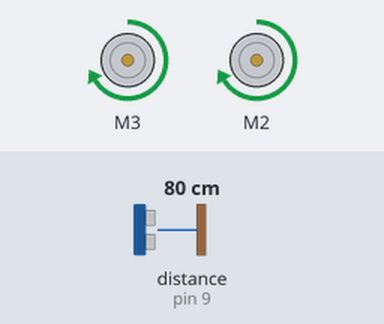
This sketch was run on a simulated Arduino Uno, built with avr-gcc and run on an emulated ATmega328P. On the bench: 2 × DC motor (green arrow = forward, orange = backward, longer = faster). Inputs (shaded band) come from the test bench; at power-on: distance to the obstacle (sensor on pin 9) 80 cm. The echo pulse lasts 58.3 µs per cm.

Above: at 4.2 s.
4.3 s: distance to the obstacle (sensor on pin 9) set to 45 cm
5.8 s: distance to the obstacle (sensor on pin 9) set to 36 cm
At 7.1 s:
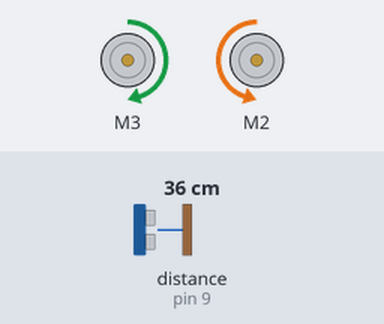
8.8 s: distance to the obstacle (sensor on pin 9) set to 60 cm
11.3 s: distance to the obstacle (sensor on pin 9) set to 2 cm
At 13.3 s:
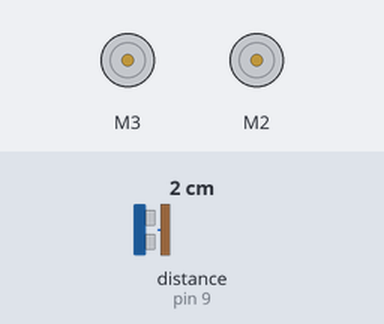
Timing chart, 0 to 15.3 s (numbered marks = the images above; inputs shaded):
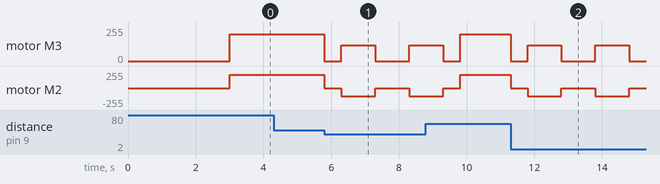

The sketch:

l293.ino
```cpp
// Robô Autônomo Ultrassonico com L293

// Inclui a Biblioteca AFMotor
#include <AFMotor.h>

// Inclui a Biblioteca Ultrasonic
#include <Ultrasonic.h>

// Pinos para o sensor ultrassônico na L293
int pino_Trig = 10;
int pino_Echo = 9;

// Defina a potência dos motores: 0 a 255
int potencia = 200;

// Portas da Motor Shield
AF_DCMotor Motor_Esquerda(3);
AF_DCMotor Motor_Direita(2);

// Define a função que realizará a medida da distância
Ultrasonic Sensor(pino_Trig, pino_Echo);

// Variável para armazenar a distância
int distancia;

void setup() {
// Inicia com os motores parados
Motor_Esquerda.run(RELEASE);
Motor_Direita.run(RELEASE);

// Tempo para iniciar
delay(3000);
}
void frente(int potencia)
{
Motor_Esquerda.setSpeed(potencia);
Motor_Direita.setSpeed(potencia);
Motor_Esquerda.run(FORWARD);
Motor_Direita.run(FORWARD);
}
void manobra(int potencia)
{

// Potência dos motores
Motor_Esquerda.setSpeed(potencia * 0.6);
Motor_Direita.setSpeed(potencia * 0.6);
Motor_Esquerda.run(RELEASE);
Motor_Direita.run(RELEASE);
delay(500);
Motor_Esquerda.run(FORWARD);
Motor_Direita.run(BACKWARD);
delay(1000);
Motor_Esquerda.run(RELEASE);
Motor_Direita.run(RELEASE);
delay(500);
}

void loop() {
// Armazena a distância na variável
distancia = Sensor.read();

// Distância para a manobra
if (distancia <= 40)
{

// Função da manobra
manobra(potencia);
}

// Senão continue
else
{
// Função mover para frente
frente(potencia);
}
}
```

Measured:
- the behaviour switches between 41 and 40 cm on distance to the obstacle (sensor on pin 9) (found by bisection; images 0 and 1)
- after the input at 4.3 s, every drawn part: stays the same
- after the input at 5.8 s, motor M3: forward 200/255 → stopped at once, → forward 120/255 0.50 s later, → stopped 1.0 s later, → forward 120/255 1.0 s later; motor M2: forward 200/255 → stopped at once, → backward 120/255 0.50 s later, → stopped 1.0 s later, → backward 120/255 1.0 s later
- after the input at 11.3 s, motor M3: goes stopped 0.50 s, forward 120/255 1.0 s, stopped 1.0 s, forward 120/255 1.0 s, then stopped, starting at once; motor M2: goes stopped 0.50 s, backward 120/255 1.0 s, stopped 1.0 s, backward 120/255 1.0 s, then stopped, starting at once
